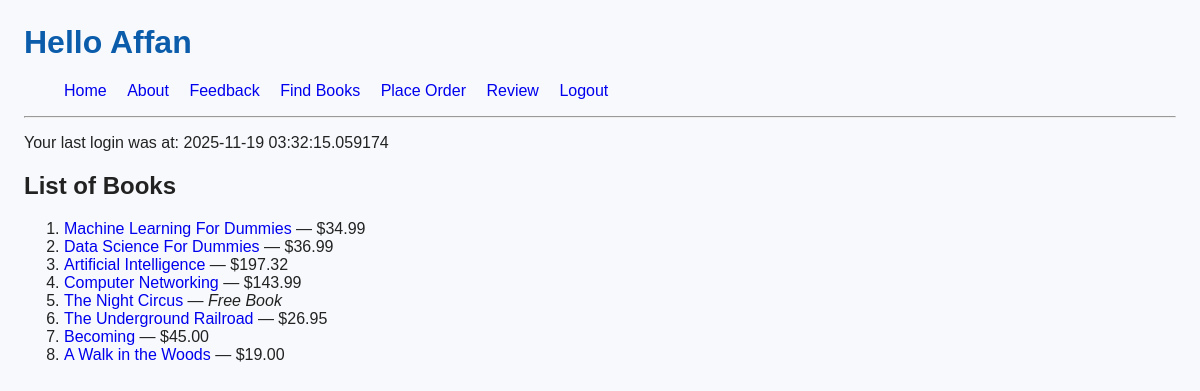
The page /myapp/ (signed in) on the database its author committed.
### myapp/models.py (models this page shows, shortened)
class Book(models.Model):
    CATEGORY_CHOICES = [
        ('S', 'Science & Tech'),
        ('F', 'Fiction'),
        ('B', 'Biography'),
        ('T', 'Travel'),
    ]
    title = models.CharField(max_length=300)
    category = models.CharField(max_length=1, choices=CATEGORY_CHOICES)
    pages = models.PositiveIntegerField()
    price = models.DecimalField(max_digits=8, decimal_places=2)
    publisher = models.ForeignKey(Publisher, on_delete=models.CASCADE)
    description = models.TextField(blank=True, null=True)
    num_reviews = models.PositiveIntegerField(default=0)

### myapp/views.py (the view)
# urls.py: path('', views.index, name='index'),              # /myapp/
def index(request):
    booklist = Book.objects.all().order_by('id')
    last_login = request.session.get('last_login', None)
    if last_login:
        last_login_msg = f"Your last login was at: {last_login}"
    else:
        last_login_msg = "Your last login was more than one hour ago."
    return render(request, 'myapp/index.html', {
        'booklist': booklist,
        'last_login_msg': last_login_msg,
    })

### myapp/templates/myapp/index.html (shortened to what this page needs)
{% extends 'myapp/base.html' %}
{% block myhdg %}Hello Affan{% endblock %}
{% block body_block %}
  <p>{{ last_login_msg }}</p>
  {% if booklist %}
    <h2>List of Books</h2>
    <ol>
      {% for book in booklist %}
        <li>
          <a href="{% url 'myapp:detail' book.id %}">{{ book.title }}</a>
          {% if book.price == 0 %} — <em>Free Book</em>{% else %} — ${{ book.price }}{% endif %}
        </li>
      {% endfor %}
    </ol>
  {% else %}
    <strong>There are no available books!</strong>
  {% endif %}
{% endblock %}

### myapp/static/myapp/style.css (style rules this page uses)
body { background:#f7f9fc; color:#222; font-family: Arial, Helvetica, sans-serif; margin:24px; }
a { text-decoration:none; }

### rows shown on the page
Book: title "Machine Learning For Dummies", price "34.99"
Book: title "Data Science For Dummies", price "36.99"
Book: title "Artificial Intelligence", price "197.32"
Book: title "Computer Networking", price "143.99"
Book: title "The Night Circus", price "Free Book"
Book: title "The Underground Railroad", price "26.95"
Book: title "Becoming", price "45.00"
Book: title "A Walk in the Woods", price "19.00"

### other values the page prints
{{ last_login_msg }} "Your last login was at: 2025-11-19 03:32:15.059174"
